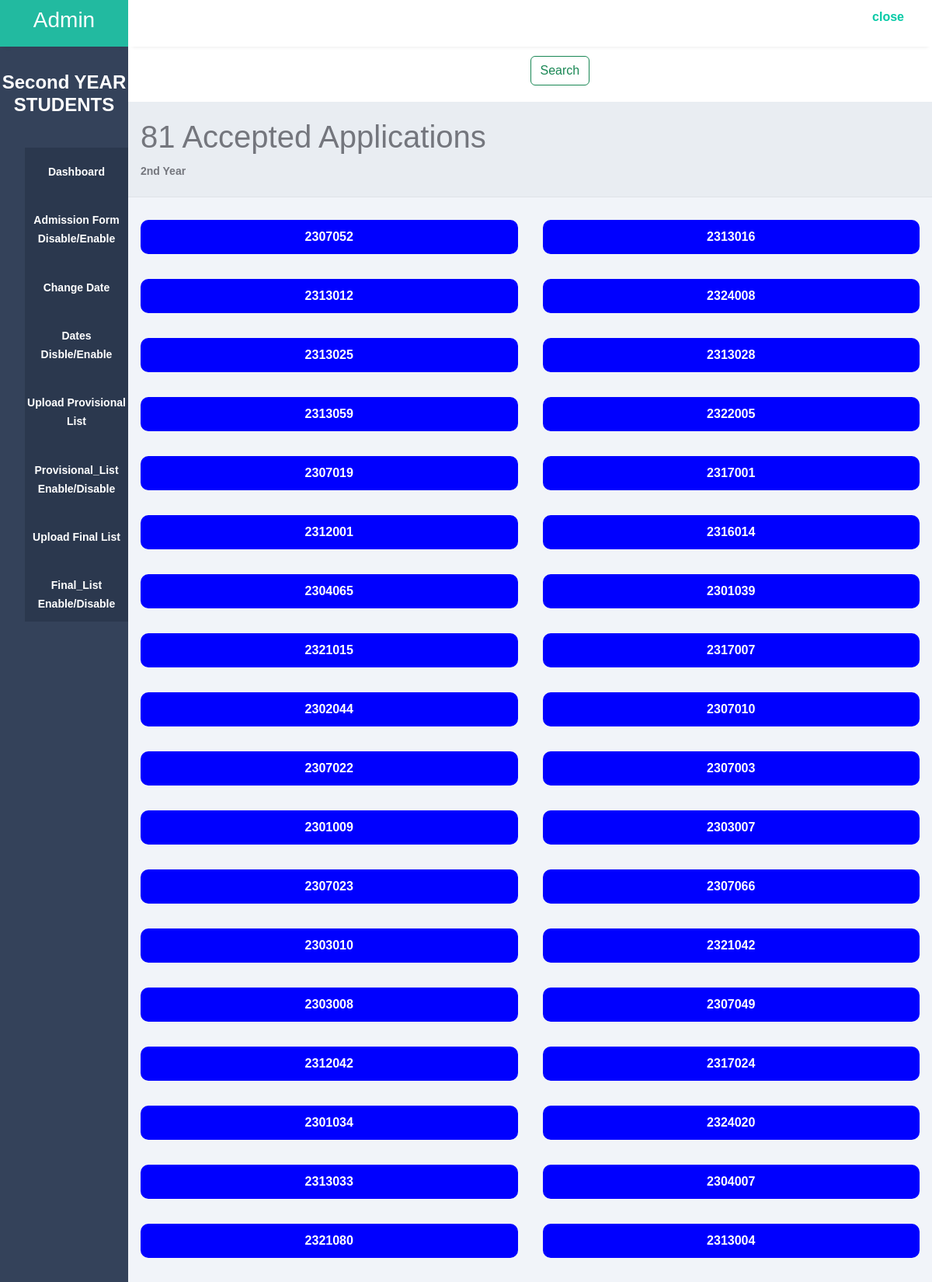
/accepted2/ (upper part), run on the app's committed database.
### Hostel_Admission/models.py (models this page shows)
class HostelData2(models.Model):
    id = models.AutoField(primary_key=True)
    fno = models.CharField(max_length=255)
    name = models.CharField(max_length=100)
    DOB = models.DateField()
    cast = models.CharField(max_length=10)
    nationality = models.CharField(max_length=10)
    BGroup = models.CharField(max_length=4)
    phone1 = models.IntegerField()
    Address1 = models.CharField(max_length=50)
    Email = models.EmailField(max_length=30)
    Year = models.CharField(max_length=7,default="Second")
    Branch = models.CharField(max_length=40)
    Backlog = models.CharField(max_length=3,default='YES')
    Nu_Backlog = models.IntegerField(default=0)
    mark1 = models.FloatField(default=0)
    outoff1 = models.FloatField(default=0)
    mark2 = models.FloatField(default=0)
    outoff2 = models.FloatField(default=0)
    percentage = models.FloatField()
    Father_name = models.CharField(max_length=100)
    phone2 = models.IntegerField()
    Address2 = models.CharField(max_length=50)
    occupation = models.CharField(max_length=50)
    Enroll = models.CharField(max_length=15)
    SPhoto = models.FileField(upload_to='3signatures/student/',default='file.jpg')
    student_signature = models.FileField(upload_to='2signatures/student/',default='file.jpg')
    father_signature = models.FileField(upload_to='2signatures/father/',default='file.jpg')
    marksheet1 = models.FileField(upload_to='2marksheet1/', default='file.pdf')
    marksheet2 = models.FileField(upload_to='2marksheet2/', default='file.pdf')
    Domacile = models.FileField(upload_to='2Domacile/', default='file.pdf')
    Allotment = models.FileField(upload_to='2Allotment/', default='file.pdf')
    Addmission = models.FileField(upload_to='2Addmission/', default='file.pdf')
    Registration  = models.FileField(upload_to='2Registration/', default='file.pdf')
    ncl = models.FileField(upload_to='2ncl/', default='NA')
    status = models.CharField(max_length=200,default='not_verified')
    castecert = models.FileField(upload_to='3castecert/',default='NA')
    remark = models.CharField(max_length=200, default='NA')
    payment_ss = models.FileField(upload_to='payment/', default='NA')
    trans_id = models.CharField(max_length=255,default=0)

### Hostel_Admission/views.py (the view)
# urls.py: path('accepted2/',views.accepted2),
def accepted2(request):
    data = HostelData2.objects.all()
    accepted = data.filter(status="accepted")
    return render(request, 'Admin_OP/reports/year2applications/accepted.html',{"data":accepted})

### Hostel_Admission/templates/Admin_OP/reports/year2applications/accepted.html (shortened to what this page needs)
<!DOCTYPE html>
<html lang="en">
<head>
    <link rel="stylesheet" href="https://cdn.jsdelivr.net/npm/bootstrap@5.3.1/dist/css/bootstrap.min.css">
    <link rel="stylesheet" href="https://cdn.jsdelivr.net/npm/bootstrap@5.3.1/dist/js/bootstrap.bundle.min.js">
    <link href="https://cdn.jsdelivr.net/npm/bootstrap@5.3.1/dist/css/bootstrap.min.css" rel="stylesheet">
    <link rel="stylesheet" href="https://maxst.icons8.com/vue-static/landings/line-awesome/line-awesome/1.3.0/css/line-awesome.min.css">
</head>
    <link href='https://unpkg.com/boxicons@2.1.4/css/boxicons.min.css' rel='stylesheet'>
<body>
    <div class="sidebar">
        <div class="side-header">
            <h3>A<span>dmin</span></h3>
        </div>
        <div class="side-content">
            <div class="profile">
                <h4 style="font-family: Arial, Helvetica, sans-serif;"><b>Second YEAR STUDENTS<b></h4>
            </div>
            <div class="side-menu">
                <ul>
                    <li>
                       <a href="../" class="active">
                            <small>Dashboard</small>
                        </a>
                    </li>
                    <li>
                        <a href="{% url 'close_form1' %}" class="active">
                             <small>Admission Form Disable/Enable</small>
                         </a>
                     </li>
                    <li>
                       <a href="{% url 'up_date1' %}" class="active">
                            <small>Change Date</small>
                        </a>
                    </li>
                    <li>
                        <a href="{% url 'cimp11' %}" class="active">
                             <small>Dates Disble/Enable</small>
                         </a>
                     </li>
                    <li>
                       <a href="{% url 'addplist1' %}" class="active">
                            <small>Upload Provisional List</small>
                        </a>
                    </li>
                    <li>
                        <a href="{% url 'cplist1' %}" class="active">
                             <small> Provisional_List Enable/Disable</small>
                         </a>
                     </li>
                    <li>
                       <a href="{% url 'addflist1' %}" class="active">
                            <small>Upload Final List</small>
                        </a>
                    </li>
                    <li>
                       <a href="{% url 'cflist1' %}" class="active">
                            <small>Final_List Enable/Disable</small>
                        </a>
                    </li>
                </ul>
            </div>
        </div>
    </div>
    <div class="main-content">
        <header>
            <div class="header-content">
                <div class="header-menu">
                    <div class="user">
                        <a href="{% url 'admin_log' %}">
                            <box-icon type='solid' name='home' class="home"></box-icon ></a>
                        <div><a href="{% url 'logout' %}"><span>close</span></a></div>
                    </div>
                </div>
            </div>
        </header>
        <main>
            <a href="{% url 'search1' %}"><button style="margin-left: 50%;" class="btn btn-outline-success" type="submit">Search</button></a>
            <div class="page-header">
                <h1>{{data|length}} Accepted Applications</h1>
                <small>2nd Year</small>
            </div>
            <div class="page-content">
                <div class="analytics">
                    {% for form in data %}
                    <a href="{% url 'form_preview2' form.fno %}">{{ form.Enroll }}</a>
                    {% endfor %}
                </div>
            </div>
        </main>
    </div>
</body>
</html>

### Hostel_Admission/templates/Admin_OP/reports/year2applications/accepted.html (style rules this page uses)
h1 { color: aqua; }
a { text-decoration: none; color: #04caa6; }
:root { --main-color: #22BAA0; --color-dark: #34425A; --text-grey: #B0B0B0; }
* { margin: 0; padding: 0; text-decoration: none; list-style-type: none; box-sizing: border-box; font-family: 'Merriweather', sans-serif; }
.sidebar { position: fixed; height: 100%; width: 165px; left: 0; bottom: 0; top: 0; z-index: 100; background: var(--color-dark); transition: left 300ms; }
.side-header { box-shadow: 0px 5px 5px -5px rgb(0 0 0 /10%); background: var(--main-color); height: 60px; display: flex; justify-content: center; align-items: center; }
.side-header h3, side-head span { color: #fff; font-weight: 400; }
.side-content { height: calc(100vh - 60px); overflow: auto; }
.profile { text-align: center; padding: 2rem 0rem; }
.profile h4 { color: #fff; font-weight: 500; }
.side-menu ul { text-align: center; }
.side-menu a { display: block; padding: 1.2rem 0rem; }
.side-menu a.active { background: #2B384E; }
.side-menu a.active span, .side-menu a.active small { color: #fff; }
.side-menu a span, .side-menu a small { color: #899DC1; }
.main-content { margin-left: 165px; width: calc(100% - 165px); transition: margin-left 300ms; }
header { position: fixed; right: 0; top: 0; left: 165px; z-index: 100; height: 60px; box-shadow: 0px 5px 5px -5px rgb(0 0 0 /10%); background: #fff; transition: left 300ms; }
.header-content, .header-menu { display: flex; align-items: center; }
.header-content { justify-content: space-between; padding: 0rem 1rem; }
.header-menu { width:100%; }
.user { width: 100%; display: flex; justify-content: flex-end; gap: 30px; margin-top: 10px; padding-right:20px; }
main { margin-top: 60px; }
.page-header { padding: 1.3rem 1rem; background: #E9edf2; border-bottom: 1px solid #dee2e8; }
.page-header h1, .page-header small { color: #74767d; }
.page-content { padding: 1.3rem 1rem; background: #f1f4f9; }
.analytics { display: grid; grid-template-columns: repeat(4, 1fr); grid-gap: 2rem; margin-top: .5rem; margin-bottom: 2rem; }
@media only screen and (max-width: 1200px) { .analytics { grid-template-columns: repeat(2, 1fr); } }
.analytics a { padding:10px; background-color:blue; color:white; border-radius:10px; text-align:center; }

### data on the page
HostelData2: Enroll "2307052"
HostelData2: Enroll "2313016"
HostelData2: Enroll "2313012"
HostelData2: Enroll "2324008"
HostelData2: Enroll "2313025"
HostelData2: Enroll "2313028"
HostelData2: Enroll "2313059"
HostelData2: Enroll "2322005"
HostelData2: Enroll "2307019"
HostelData2: Enroll "2317001"
HostelData2: Enroll "2312001"
HostelData2: Enroll "2316014"
HostelData2: Enroll "2304065"
HostelData2: Enroll "2301039"
HostelData2: Enroll "2321015"
HostelData2: Enroll "2317007"
HostelData2: Enroll "2302044"
HostelData2: Enroll "2307010"
HostelData2: Enroll "2307022"
HostelData2: Enroll "2307003"
HostelData2: Enroll "2301009"
HostelData2: Enroll "2303007"
HostelData2: Enroll "2307023"
HostelData2: Enroll "2307066"
HostelData2: Enroll "2303010"
HostelData2: Enroll "2321042"
HostelData2: Enroll "2303008"
HostelData2: Enroll "2307049"
HostelData2: Enroll "2312042"
HostelData2: Enroll "2317024"
HostelData2: Enroll "2301034"
HostelData2: Enroll "2324020"
HostelData2: Enroll "2313033"
HostelData2: Enroll "2304007"
HostelData2: Enroll "2321080"
HostelData2: Enroll "2313004"

### other printed values
{{ data|length }} "81"
